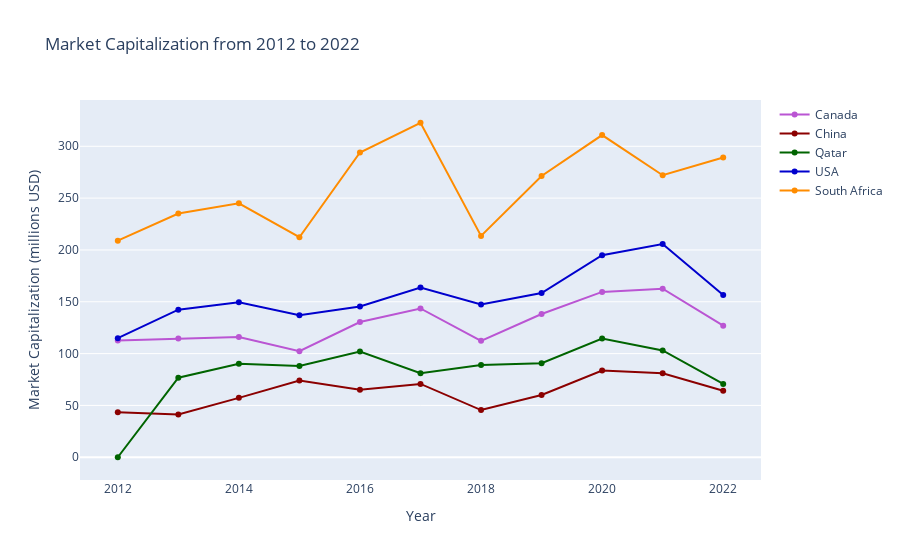

Notebook cell for this chart:
### Markdown cell above
Let's make the chart fancier by making it interactive.

### Code cell
import plotly.graph_objects as go

# Create traces for each country
fig = go.Figure()

fig.add_trace(go.Scatter(x=mrkCapclean["year"], y=mrkCapclean["Canada"],
                         mode='lines+markers', name='Canada',
                         line = dict(color = "mediumorchid")))
fig.add_trace(go.Scatter(x=mrkCapclean["year"], y=mrkCapclean["China"],
                         mode='lines+markers', name='China',
                         line = dict(color = "darkred")))
fig.add_trace(go.Scatter(x=mrkCapclean["year"], y=mrkCapclean["Qatar"],
                         mode='lines+markers', name='Qatar',
                         line = dict(color = "darkgreen")))
fig.add_trace(go.Scatter(x=mrkCapclean["year"], y=mrkCapclean["United States"],
                         mode='lines+markers', name='USA',
                         line = dict(color = "mediumblue")))
fig.add_trace(go.Scatter(x=mrkCapclean["year"], y=mrkCapclean["South Africa"],
                         mode='lines+markers', name='South Africa',
                         line = dict(color = "darkorange")))

# Add a grid using plotly's layout settings
fig.update_layout(
    title='Market Capitalization from 2012 to 2022 ',
    xaxis_title='Year',
    yaxis_title='Market Capitalization (millions USD)',
    xaxis=dict(showgrid=False),
    yaxis=dict(showgrid=True),
)

# Save the figure to the img directory
save_plotly_figure(fig, 'img/marketCapInt', format='png')

# Show interactive chart
fig.show()

### Figure 1 — Plotly figure (JSON) as saved in the notebook; plotly's stock layout.template omitted (floating-point values rounded to 4 significant figures)
{"data": [{"line": {"color": "mediumorchid"}, "mode": "lines+markers", "name": "Canada", "type": "scatter", "x": [2012, 2013, 2014, 2015, 2016, 2017, 2018, 2019, 2020, 2021, 2022], "y": [112.7, 114.5, 116.0, 102.4, 130.5, 143.5, 112.3, 138.2, 159.5, 162.6, 127.0]}, {"line": {"color": "darkred"}, "mode": "lines+markers", "name": "China", "type": "scatter", "x": [2012, 2013, 2014, 2015, 2016, 2017, 2018, 2019, 2020, 2021, 2022], "y": [43.33, 41.26, 57.32, 74.02, 65.17, 70.76, 45.52, 60.01, 83.59, 81.02, 64.14]}, {"line": {"color": "darkgreen"}, "mode": "lines+markers", "name": "Qatar", "type": "scatter", "x": [2012, 2013, 2014, 2015, 2016, 2017, 2018, 2019, 2020, 2021, 2022], "y": [0, 76.78, 90.13, 88.14, 102.0, 81.07, 88.93, 90.75, 114.5, 103.0, 70.74]}, {"line": {"color": "mediumblue"}, "mode": "lines+markers", "name": "USA", "type": "scatter", "x": [2012, 2013, 2014, 2015, 2016, 2017, 2018, 2019, 2020, 2021, 2022], "y": [114.8, 142.4, 149.5, 137.0, 145.4, 163.8, 147.3, 158.4, 194.9, 205.8, 156.5]}, {"line": {"color": "darkorange"}, "mode": "lines+markers", "name": "South Africa", "type": "scatter", "x": [2012, 2013, 2014, 2015, 2016, 2017, 2018, 2019, 2020, 2021, 2022], "y": [209.0, 235.2, 245, 212.3, 294.0, 322.7, 213.5, 271.3, 310.8, 272.1, 289.1]}], "layout": {"title": {"text": "Market Capitalization from 2012 to 2022 "}, "xaxis": {"showgrid": false, "title": {"text": "Year"}}, "yaxis": {"showgrid": true, "title": {"text": "Market Capitalization (millions USD)"}}}}
